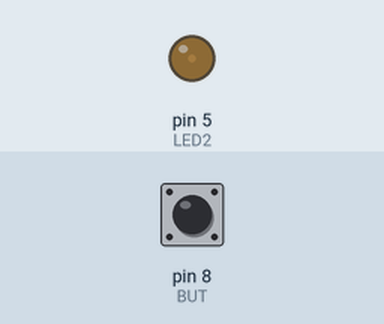
Bench run of a sketch on a simulated Arduino Uno, built with avr-gcc and run on an emulated ATmega328P. On the bench: output pins drawn as LEDs (lit = HIGH). The test bench sets the inputs (shaded band); at power-on: pin 8 (BUT) HIGH.

Above: at 1.2 s.
1.3 s: pin 8 (BUT) pulled LOW for 0.15 s
At 2.7 s:
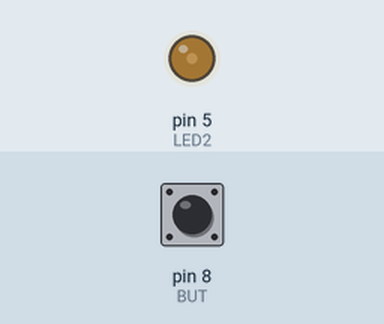
3.0 s: pin 8 (BUT) pulled LOW for 1 s
At 5.3 s:
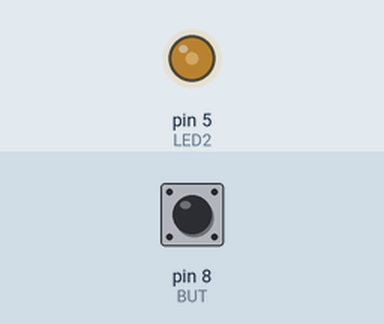
5.6 s: pin 8 (BUT) pulled LOW for 0.15 s
At 6.3 s:
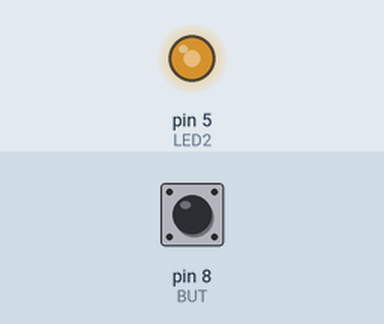
7.3 s: pin 8 (BUT) pulled LOW for 3.2 s
At 11.7 s:
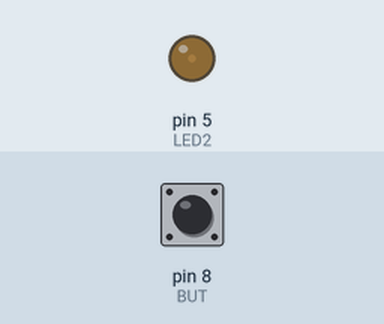
Timing chart, 0 to 13.1 s (numbered marks = the images above; inputs shaded):
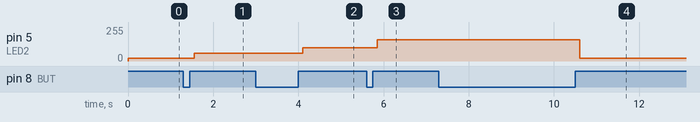

The sketch:

dvojka.ino
```cpp
const int LED2 = 5;
const int BUT = 8;
const int JAS[] = { 10, 30, 50, 80 };


void setup() {
  pinMode(LED2, OUTPUT);
  pinMode(BUT, INPUT_PULLUP);
}

void loop() {
  for (int i = 0; i < (sizeof(JAS) / sizeof(JAS[0])); i++) {
    analogWrite(LED2, ((255 / 100) * JAS[i]));
    while (digitalRead(BUT) == HIGH) {};
    delay(100);
    while (digitalRead(BUT) == LOW) {};
    delay(100);
  }
}
```

Measured:
- after the input at 1.3 s, pin 5 (LED2): 20/255 → 60/255 after 0.25 s
- after the input at 3.0 s, pin 5 (LED2): 60/255 → 100/255 after 1.1 s
- after the input at 5.6 s, pin 5 (LED2): 100/255 → 160/255 after 0.25 s
- after the input at 7.3 s, pin 5 (LED2): 160/255 → 20/255 after 3.3 s
